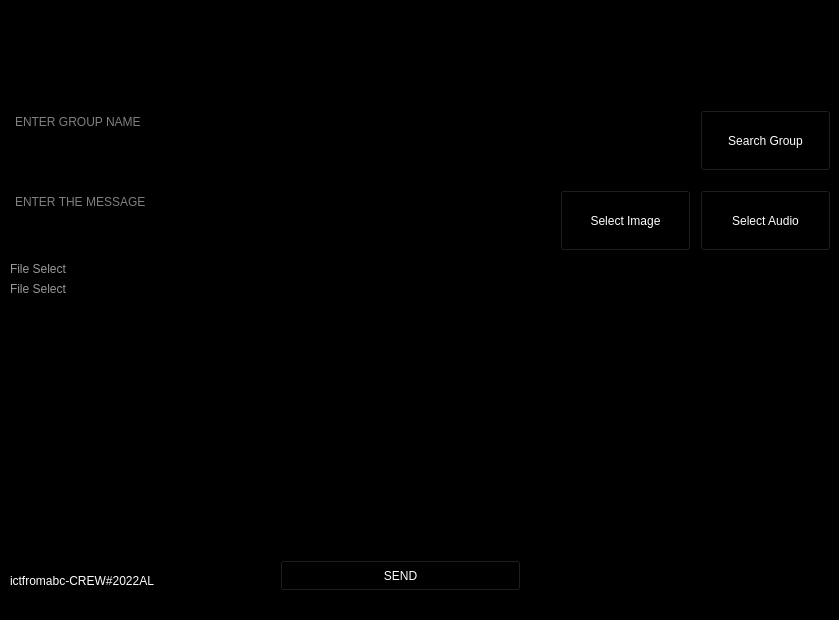
<?xml version="1.0" encoding="UTF-8"?>
<ui version="4.0">
 <class>MainWindow</class>
 <widget class="QMainWindow" name="MainWindow">
  <property name="geometry">
   <rect>
    <x>0</x>
    <y>0</y>
    <width>839</width>
    <height>620</height>
   </rect>
  </property>
  <property name="windowTitle">
   <string>MainWindow</string>
  </property>
  <property name="styleSheet">
   <string notr="true">background-color: rgb(0, 0, 0);</string>
  </property>
  <widget class="QWidget" name="centralwidget">
   <widget class="QLabel" name="label">
    <property name="geometry">
     <rect>
      <x>-30</x>
      <y>-140</y>
      <width>381</width>
      <height>371</height>
     </rect>
    </property>
    <property name="text">
     <string/>
    </property>
    <property name="pixmap">
     <pixmap>../../Downloads/logo_new.png</pixmap>
    </property>
    <property name="scaledContents">
     <bool>true</bool>
    </property>
   </widget>
   <widget class="QPushButton" name="pushButton_4">
    <property name="geometry">
     <rect>
      <x>280</x>
      <y>560</y>
      <width>241</width>
      <height>31</height>
     </rect>
    </property>
    <property name="styleSheet">
     <string notr="true">color: rgb(255, 255, 255);
font: 57 12pt &quot;Ubuntu Light&quot;;</string>
    </property>
    <property name="text">
     <string>SEND</string>
    </property>
   </widget>
   <widget class="QLabel" name="label_2">
    <property name="geometry">
     <rect>
      <x>10</x>
      <y>570</y>
      <width>231</width>
      <height>21</height>
     </rect>
    </property>
    <property name="styleSheet">
     <string notr="true">color: rgb(255, 255, 255);</string>
    </property>
    <property name="text">
     <string>ictfromabc-CREW#2022AL</string>
    </property>
   </widget>
   <widget class="QLabel" name="label_3">
    <property name="geometry">
     <rect>
      <x>740</x>
      <y>480</y>
      <width>101</width>
      <height>211</height>
     </rect>
    </property>
    <property name="text">
     <string/>
    </property>
    <property name="pixmap">
     <pixmap>../../Downloads/home android.jpg</pixmap>
    </property>
    <property name="scaledContents">
     <bool>true</bool>
    </property>
   </widget>
   <widget class="QTextEdit" name="textEdit">
    <property name="geometry">
     <rect>
      <x>10</x>
      <y>110</y>
      <width>681</width>
      <height>61</height>
     </rect>
    </property>
    <property name="styleSheet">
     <string notr="true">color: rgb(255, 255, 255);
border-bottom-color: rgb(120, 120, 120);
font: 75 12pt &quot;Ubuntu Mono&quot;;</string>
    </property>
    <property name="placeholderText">
     <string>ENTER GROUP NAME</string>
    </property>
   </widget>
   <widget class="QTextEdit" name="textEdit_2">
    <property name="geometry">
     <rect>
      <x>10</x>
      <y>190</y>
      <width>541</width>
      <height>61</height>
     </rect>
    </property>
    <property name="styleSheet">
     <string notr="true">color: rgb(255, 255, 255);
border-bottom-color: rgb(120, 120, 120);
font: 75 12pt &quot;Ubuntu Mono&quot;;</string>
    </property>
    <property name="placeholderText">
     <string>ENTER THE MESSAGE</string>
    </property>
   </widget>
   <widget class="QPushButton" name="pushButton_5">
    <property name="geometry">
     <rect>
      <x>700</x>
      <y>110</y>
      <width>131</width>
      <height>61</height>
     </rect>
    </property>
    <property name="styleSheet">
     <string notr="true">color: rgb(255, 255, 255);
font: 57 12pt &quot;Ubuntu Light&quot;;</string>
    </property>
    <property name="text">
     <string>Search Group</string>
    </property>
   </widget>
   <widget class="Line" name="line">
    <property name="geometry">
     <rect>
      <x>0</x>
      <y>300</y>
      <width>861</width>
      <height>21</height>
     </rect>
    </property>
    <property name="orientation">
     <enum>Qt::Horizontal</enum>
    </property>
   </widget>
   <widget class="Line" name="line_2">
    <property name="geometry">
     <rect>
      <x>-10</x>
      <y>530</y>
      <width>861</width>
      <height>21</height>
     </rect>
    </property>
    <property name="orientation">
     <enum>Qt::Horizontal</enum>
    </property>
   </widget>
   <widget class="QTextBrowser" name="textBrowser">
    <property name="geometry">
     <rect>
      <x>40</x>
      <y>330</y>
      <width>751</width>
      <height>192</height>
     </rect>
    </property>
    <property name="placeholderText">
     <string>Waiting For Data...</string>
    </property>
   </widget>
   <widget class="QPushButton" name="pushButton_6">
    <property name="geometry">
     <rect>
      <x>560</x>
      <y>190</y>
      <width>131</width>
      <height>61</height>
     </rect>
    </property>
    <property name="styleSheet">
     <string notr="true">color: rgb(255, 255, 255);
font: 57 12pt &quot;Ubuntu Light&quot;;</string>
    </property>
    <property name="text">
     <string>Select Image</string>
    </property>
   </widget>
   <widget class="QPushButton" name="pushButton_7">
    <property name="geometry">
     <rect>
      <x>700</x>
      <y>190</y>
      <width>131</width>
      <height>61</height>
     </rect>
    </property>
    <property name="styleSheet">
     <string notr="true">color: rgb(255, 255, 255);
font: 57 12pt &quot;Ubuntu Light&quot;;</string>
    </property>
    <property name="text">
     <string>Select Audio</string>
    </property>
   </widget>
   <widget class="QLabel" name="label_4">
    <property name="geometry">
     <rect>
      <x>10</x>
      <y>260</y>
      <width>791</width>
      <height>18</height>
     </rect>
    </property>
    <property name="styleSheet">
     <string notr="true">color: rgb(153, 153, 153);</string>
    </property>
    <property name="text">
     <string>File Select</string>
    </property>
   </widget>
   <widget class="QLabel" name="label_5">
    <property name="geometry">
     <rect>
      <x>10</x>
      <y>280</y>
      <width>791</width>
      <height>18</height>
     </rect>
    </property>
    <property name="styleSheet">
     <string notr="true">color: rgb(153, 153, 153);</string>
    </property>
    <property name="text">
     <string>File Select</string>
    </property>
   </widget>
   <zorder>label_3</zorder>
   <zorder>label</zorder>
   <zorder>pushButton_4</zorder>
   <zorder>label_2</zorder>
   <zorder>textEdit</zorder>
   <zorder>textEdit_2</zorder>
   <zorder>pushButton_5</zorder>
   <zorder>line</zorder>
   <zorder>line_2</zorder>
   <zorder>textBrowser</zorder>
   <zorder>pushButton_6</zorder>
   <zorder>pushButton_7</zorder>
   <zorder>label_4</zorder>
   <zorder>label_5</zorder>
  </widget>
  <widget class="QStatusBar" name="statusbar"/>
 </widget>
 <resources/>
 <connections/>
</ui>
